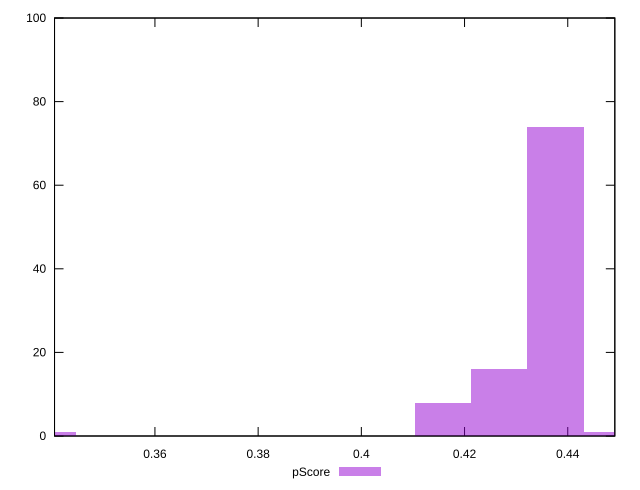

The gnuplot source for this figure:
reset

$pScore <<EOF
0.33918846862726737 1
0.43766254016421596 74
0.4486041036683214 1
0.42672097666011055 16
0.4157794131560052 8
EOF

set key outside below
set boxwidth 0.0109415635041054
set xrange [0.34054248723721714:0.44912207477712845]
set yrange [0:100]
set trange [0:100]
set style fill transparent solid 0.5 noborder
set terminal svg size 640, 490 enhanced background rgb 'white'
set output "reports/report_00031_2021-02-24T23-18-18.084Z/first-cpu-idle/samples/astro/pScore/histogram.svg"

plot $pScore title "pScore" with boxes

reset
